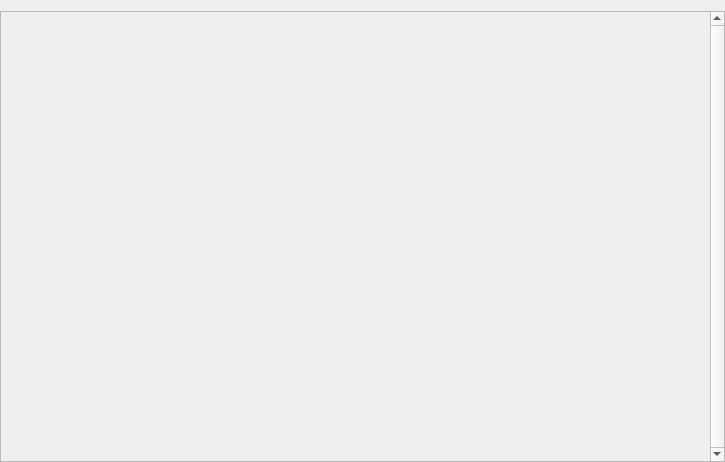
<?xml version="1.0" encoding="UTF-8"?>
<ui version="4.0">
 <class>hex_viewer</class>
 <widget class="QWidget" name="hex_viewer">
  <property name="geometry">
   <rect>
    <x>0</x>
    <y>0</y>
    <width>725</width>
    <height>462</height>
   </rect>
  </property>
  <property name="windowTitle">
   <string>Form</string>
  </property>
  <property name="styleSheet">
   <string notr="true">#QLabel{background-color: yellow;}</string>
  </property>
  <layout class="QVBoxLayout" name="verticalLayout">
   <property name="spacing">
    <number>0</number>
   </property>
   <property name="leftMargin">
    <number>0</number>
   </property>
   <property name="rightMargin">
    <number>0</number>
   </property>
   <property name="bottomMargin">
    <number>0</number>
   </property>
   <item>
    <layout class="QGridLayout" name="gridLayout_title"/>
   </item>
   <item>
    <widget class="QScrollArea" name="scrollArea">
     <property name="font">
      <font>
       <family>Source Code Pro</family>
       <bold>false</bold>
      </font>
     </property>
     <property name="verticalScrollBarPolicy">
      <enum>Qt::ScrollBarAlwaysOn</enum>
     </property>
     <property name="horizontalScrollBarPolicy">
      <enum>Qt::ScrollBarAsNeeded</enum>
     </property>
     <property name="widgetResizable">
      <bool>true</bool>
     </property>
     <widget class="QWidget" name="scrollAreaWidgetContents">
      <property name="geometry">
       <rect>
        <x>0</x>
        <y>0</y>
        <width>702</width>
        <height>447</height>
       </rect>
      </property>
      <property name="styleSheet">
       <string notr="true">#QLabel{background-color: yellow;}</string>
      </property>
      <layout class="QGridLayout" name="gridLayout">
       <property name="leftMargin">
        <number>0</number>
       </property>
       <property name="topMargin">
        <number>0</number>
       </property>
       <property name="rightMargin">
        <number>0</number>
       </property>
       <property name="bottomMargin">
        <number>0</number>
       </property>
       <property name="horizontalSpacing">
        <number>0</number>
       </property>
       <property name="verticalSpacing">
        <number>5</number>
       </property>
      </layout>
     </widget>
    </widget>
   </item>
  </layout>
 </widget>
 <resources/>
 <connections/>
</ui>
